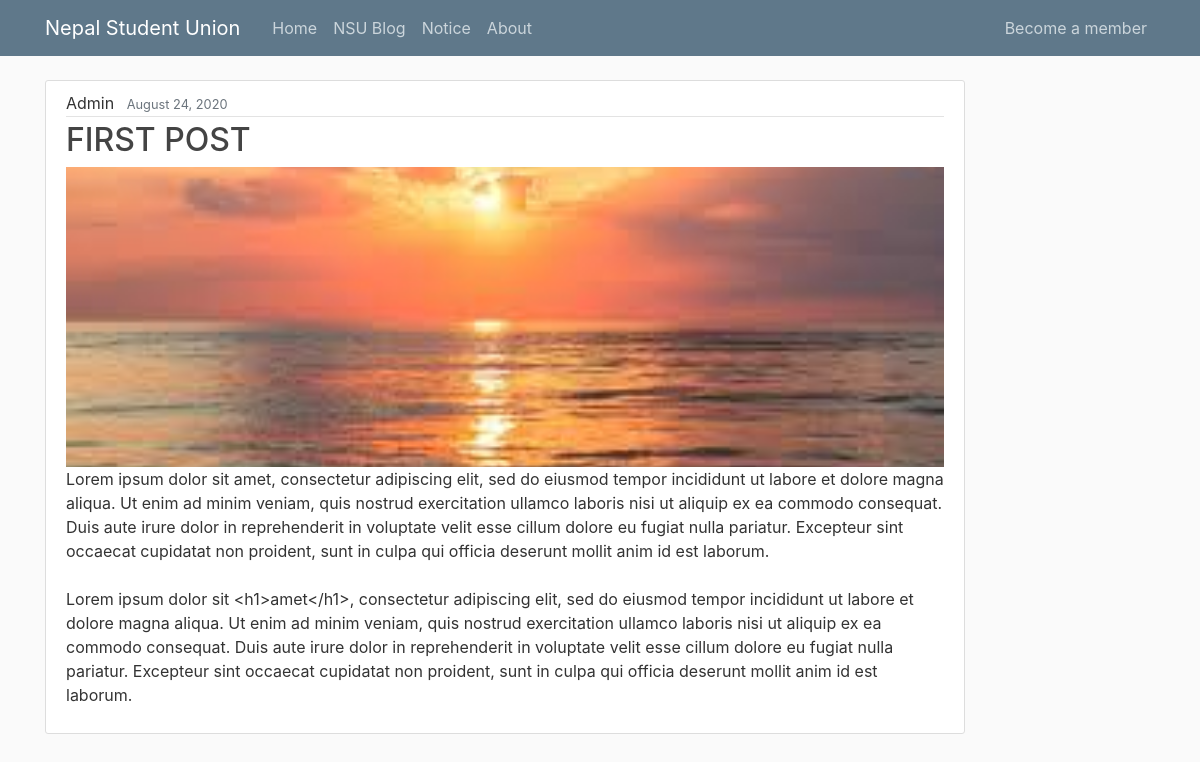
The app's page /blogs/16 with its own data.
### blog/models.py (models this page shows, shortened)
class Post(models.Model):
    title = models.CharField(max_length=100)
    content = models.TextField()
    image = models.ImageField(null=True, blank=True)
    date_posted = models.DateTimeField(default=timezone.now)
    author = models.ForeignKey(settings.AUTH_USER_MODEL, on_delete=models.CASCADE)

### blog/views.py (the view)
# urls.py: path('blogs/<str:id>', views.read_more, name='blog-read_more'),
def read_more(request,id):
    context = {
        'blog': Post.objects.get(pk=id)
    }
    return render(request, 'blog/read_more.html', context)

### blog/templates/blog/read_more.html (shortened to what this page needs)
{% extends 'blog/base.html' %}
{% block content %}
  <article class="media content-section">
    <div class="media-body">
      <div class="article-metadata">
        <a class="mr-2">{{ blog.author }}</a>
        <small class="text-muted">{{ blog.date_posted|date:"F d, Y" }}</small>
      </div>
      <h2><a class="article-title">{{ blog.title }}</a></h2>
      {% if blog.image %}
      <img src="{{ blog.image.url }}" class="article-img" alt="{{ blog.title }}" >
      {% endif %}
      <p class="article-content">{{ blog.content }}</p>
    </div>
  </article>
{% endblock content %}

### static/css/main.css (style rules this page uses)
body { background: #fafafa; color: #333333; margin-top: 5rem; }
h1, h2, h3, h4, h5, h6 { color: #444444; }
.content-section { background: #ffffff; padding: 10px 20px; border: 1px solid #dddddd; border-radius: 3px; margin-bottom: 20px; }
.article-title { color: #444444; }
.article-content { white-space: pre-line; }
.article-img { object-fit: cover; }
.article-metadata { padding-bottom: 1px; margin-bottom: 4px; border-bottom: 1px solid #e3e3e3 }
@media (min-width: 1200px) { .article-img { width: 100%; height: 300px } }

### records on screen
Post: author "Admin", date_posted "August 24, 2020", title "FIRST POST", image (picture), content "Lorem ipsum dolor sit amet, consectetur adipiscing elit, sed do eiusmod tempor incididunt ut labore et dolore magna aliqua. Ut enim ad minim veniam, quis nostrud exercitation ullamco laboris nisi ut aliquip ex ea commodo consequat. Duis aute irure dolor in reprehenderit in voluptate velit esse cillum dolore eu fugiat nulla pariatur. Excepteur sint occaecat cupidatat non proident, sunt in culpa qui officia deserunt mollit anim id est laborum. Lorem ipsum dolor sit <h1>amet</h1>, consectetur adipiscing elit, sed do eiusmod tempor incididunt ut labore et dolore magna aliqua. Ut enim ad minim veniam, quis nostrud exercitation ullamco laboris nisi ut aliquip ex ea commodo consequat. Duis aute…"
